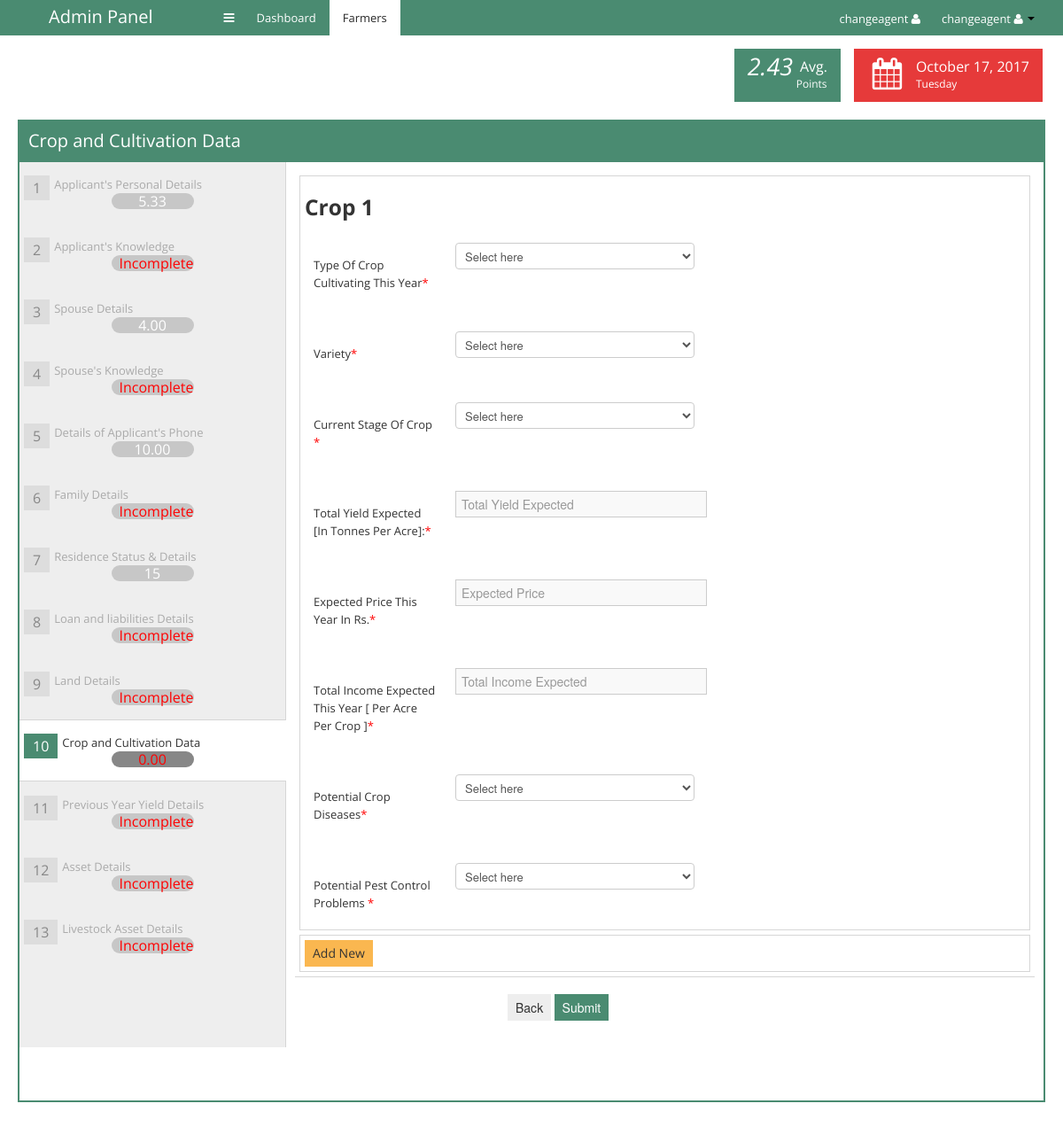
The app's page /acrefinfrm_10.php?pag=farmers&fm_id=100002 (signed in) with its own data.
### tables this page shows
CREATE TABLE IF NOT EXISTS `tbl_points` (
  `id` int(11) NOT NULL AUTO_INCREMENT,
  `fm_id` int(11) NOT NULL,
  `pt_frm1` varchar(11) NOT NULL,
  `pt_frm2` varchar(11) NOT NULL,
  `pt_frm3` varchar(11) NOT NULL,
  `pt_frm4` varchar(11) NOT NULL,
  `pt_frm5` varchar(11) NOT NULL,
  `pt_frm6` varchar(11) NOT NULL,
  `pt_frm7` varchar(11) NOT NULL,
  `pt_frm8` varchar(11) NOT NULL,
  `pt_frm8_fh` varchar(11) NOT NULL,
  `pt_frm9` varchar(11) NOT NULL,
  `pt_frm10` varchar(11) NOT NULL,
  `pt_frm11` varchar(11) NOT NULL,
  `pt_frm12` varchar(11) NOT NULL,
  `pt_frm13` varchar(11) NOT NULL,
  `pt_frm14` varchar(11) NOT NULL,
  PRIMARY KEY (`id`)
);

### acrefinfrm_10.php (the view, shortened to what the rows shown need)
<?php
$fm_id = (isset($_REQUEST['fm_id'])?$_REQUEST['fm_id']:"");
if($fm_id!="" && isset($_SESSION['acrefin_user']) && $_SESSION['acrefin_user']!="")
{
?>
<!DOCTYPE html>
 <html class="not-ie no-js" lang="en">
<head>
	<link rel="stylesheet" href="css/bootstrap.min.css">
	<link rel="stylesheet" href="css/bootstrap-responsive.min.css">
	<link rel="stylesheet" href="css/plugins/jquery-ui/smoothness/jquery-ui.css">
	<link rel="stylesheet" href="css/plugins/jquery-ui/smoothness/jquery.ui.theme.css">
	<link rel="stylesheet" href="css/plugins/pageguide/pageguide.css">
	<link rel="stylesheet" href="css/plugins/fullcalendar/fullcalendar.css">
	<link rel="stylesheet" href="css/plugins/fullcalendar/fullcalendar.print.css" media="print">
	<link rel="stylesheet" href="css/plugins/chosen/chosen.css">
	<link rel="stylesheet" href="css/plugins/select2/select2.css">
	<link rel="stylesheet" href="css/plugins/icheck/all.css">
	<link rel="stylesheet" href="css/style.css">
	<link rel="stylesheet" href="css/themes.css">
</head>
	<body class="theme-green" data-theme="theme-green">
	<div class="container-fluid" id="content">
			<div id="main" style="margin-left:0;">
			<div class="container-fluid">
                <div class="box box-color box-bordered lightgreen" style="padding:0px;">
                            <div class="box-content nopadding">
								<form enctype="multipart/form-data" method="POST" class='form-horizontal form-wizard wizard-vertical' id="frm_crop_detail">
									<div class="step" id="Step1">
										<?php include('side_menu.php'); ?>
	                                </div>
								</form>
                            </div>
				 </div>
			</div>
		</div>
      </div>
</body>
</html>
<?php
}
else
{
?>
<script type="text/javascript">
history.go(-1);
</script>
<?php
}
?>

### side_menu.php (shortened to what the rows shown need)
<?php
$page_name = basename($_SERVER['PHP_SELF']);
$result = lookup_value('tbl_points',array(),array("fm_id"=>$fm_id),array(),array(),array());
  if($result)
  {
	  $num    = mysqli_num_rows($result);
	  if($num !=0)
	  {
		  $pt_row     = mysqli_fetch_array($result);
	  }
  }
?>
<ul class="wizard-steps steps-5">
											<li <?php if($page_name == "acrefinfrm_1.php") { ?> class="active" <?php } ?> >
												<div class="single-step">
													<a  href="acrefinfrm_1.php?pag=farmers&fm_id=<?php echo $fm_id; ?>" title="Personal Details">
													    <span class="description">
														Applicant's Personal Details
                                                         <?php if(isset($pt_row['pt_frm1']) && $pt_row['pt_frm1']!="") {?>
                                                        <span id="f1_pt" class="badge " style="font-size:16px; font-weight:bold"><?php echo $pt_row['pt_frm1']; ?></span>
                                                        <?php }
														else
														{?>
                                                        <span id="f1_pt" class="badge " style="font-size:16px; color:red">Incomplete</span>
                                                        <?php } ?>
													</span></a>
												</div>
											</li>
											<li <?php if($page_name == "acrefinfrm_3.php") { ?> class="active" <?php } ?> >
												<div class="single-step">
													<a  href="acrefinfrm_3.php?pag=farmers&fm_id=<?php echo $fm_id; ?>" title="Spouse Details">
													<span class="description">
														 Spouse Details
                                                          <?php if(isset($pt_row['pt_frm3']) && $pt_row['pt_frm3']!="") {?>
                                                        <span class="badge " id="f3_pt" style="font-size:16px; font-weight:bold"><?php echo $pt_row['pt_frm3']; ?></span>
                                                        <?php }
														else
														{?>
                                                        <span class="badge " id="f3_pt" style="font-size:16px; color:red">Incomplete</span>
                                                        <?php } ?>
													</span></a>
												</div>
											</li>
                                            <li <?php if($page_name == "acrefinfrm_5.php") { ?> class="active" <?php } ?>>
												<div class="single-step">
													<a  href="acrefinfrm_5.php?pag=farmers&fm_id=<?php echo $fm_id; ?>" title="Applicant's Phone ">
													<span class="description">
														Details of Applicant's Phone
                                                         <?php if(isset($pt_row['pt_frm5']) && $pt_row['pt_frm5']!="") {?>
                                                        <span class="badge " id="" style="font-size:16px; font-weight:bold"><?php echo $pt_row['pt_frm5']; ?></span>
                                                        <?php }
														else
														{?>
                                                        <span class="badge " id="" style="font-size:16px; color:red">Incomplete</span>
                                                        <?php } ?>
													</span></a>
												</div>
											</li>
                                            <li <?php if($page_name == "acrefinfrm_7.php") { ?> class="active" <?php } ?>>
												<div class="single-step">
													<a  href="acrefinfrm_7.php?pag=farmers&fm_id=<?php echo $fm_id; ?>" title="Residence Details">
													<span class="description">
														Residence Status & Details
                                                         <?php if(isset($pt_row['pt_frm7']) && $pt_row['pt_frm7']!="") {?>
                                                        <span class="badge " id="f7_pt" style="font-size:16px; font-weight:bold"><?php echo $pt_row['pt_frm7']; ?></span>
                                                        <?php }
														else
														{?>
                                                        <span class="badge " id="f7_pt" style="font-size:16px; color:red">Incomplete</span>
                                                        <?php } ?>
													</span></a>
												</div>
											</li>
										</ul>

### records on screen
tbl_points: pt_frm1 "5.33", pt_frm3 "4.00", pt_frm5 "10.00", pt_frm7 "15"

### other values on screen
$_SESSION['acrefin_user'] "changeagent"
$id "1"
